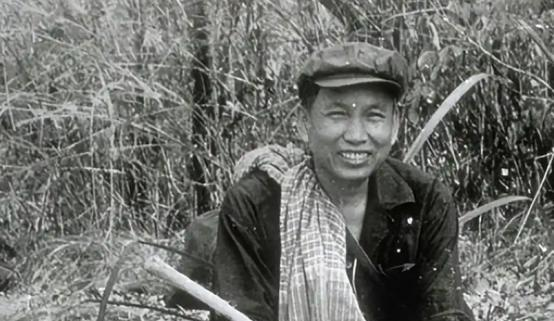
#> input picture 计算机视觉/exp5/bobo.jpeg, 554 x 321 px; its folder holds 5 pictures in this run
$ python '目标检测.py'
#> lines starting #> are read from the running program, lines starting #| are printed output that depends on the picture; after the words box and inside, x2 and y2 are one past the last pixel; in counts of white or black regions, pixels touching at a corner belong together
import cv2
import os
import sys
import numpy as np
import urllib.request
import tempfile

print("=" * 60)
print("人脸检测程序启动")
print("=" * 60)

# 创建临时目录用于存放下载的XML文件
TEMP_DIR = tempfile.mkdtemp(prefix="opencv_data_")
print(f"临时目录: {TEMP_DIR}")

# 设置项目目录
PROJECT_DIR = r"D:\学习\学校\专业课\计算机视觉\exp5"
print(f"项目目录: {PROJECT_DIR}")

# 尝试切换到项目目录
try:
    os.chdir(PROJECT_DIR)
    print(f"当前工作目录: {os.getcwd()}")
    print(f"目录内容: {os.listdir('.')}")
except Exception as e:
    print(f"切换目录失败: {str(e)}")
    print(f"当前工作目录: {os.getcwd()}")

# Haar级联文件URL (GitHub直链)
XML_URL = "https://raw.githubusercontent.com/opencv/opencv/4.x/data/haarcascades/haarcascade_frontalface_default.xml"
XML_PATH = os.path.join(TEMP_DIR, "haarcascade_frontalface_default.xml")
print(f"XML文件路径: {XML_PATH}")


def download_file(url, save_path):
    """下载文件并保存"""
    try:
        print(f"正在下载文件: {url}")
        urllib.request.urlretrieve(url, save_path)
#> (this line was passed over: the network is not available in this run)
        print(f"✅ 文件下载成功: {save_path}")

        # 验证文件大小
        file_size = os.path.getsize(save_path)
        print(f"文件大小: {file_size / 1024:.1f} KB")
        if file_size < 900 * 1024:  # 小于900KB可能不完整
            raise ValueError("文件大小异常，可能下载不完整")

        return True
    except Exception as e:
        print(f"❌ 下载失败: {str(e)}")
        return False


def load_classifier():
    """加载分类器 - 使用多种方法确保成功"""
    # 方法1：使用下载的文件
    if os.path.exists(XML_PATH):
        cascade = cv2.CascadeClassifier(XML_PATH)
        if not cascade.empty():
            print("✅ 使用下载的分类器文件")
            return cascade

    # 方法2：使用其他备选分类器
    alt_classifiers = [
        'haarcascade_frontalface_alt.xml',
        'haarcascade_frontalface_alt2.xml',
        'haarcascade_frontalface_alt_tree.xml'
    ]

    # 尝试在多个可能的位置查找
    search_paths = [
        os.path.join(os.path.dirname(cv2.__file__), 'data') if hasattr(cv2, '__file__') else '',
        os.path.join(sys.prefix, 'Lib', 'site-packages', 'cv2', 'data'),
        TEMP_DIR
    ]

    print("\n搜索备选分类器...")
    for path in search_paths:
        if not os.path.exists(path):
            continue

        print(f"搜索路径: {path}")
        files = os.listdir(path)
        print(f"文件列表: {files}")

        for classifier in alt_classifiers:
            test_path = os.path.join(path, classifier)
            if os.path.exists(test_path):
                print(f"尝试加载: {test_path}")
                cascade = cv2.CascadeClassifier(test_path)
                if not cascade.empty():
                    print(f"✅ 使用备选分类器: {classifier}")
                    return cascade

    return None


# 下载分类器文件（如果不存在）
if not os.path.exists(XML_PATH):
    download_file(XML_URL, XML_PATH)
else:
    print(f"XML文件已存在: {XML_PATH}")

# 尝试加载分类器
face_cascade = load_classifier()

# 如果仍然失败，尝试重新安装OpenCV
if face_cascade is None or face_cascade.empty():
    print("\n❌ 无法加载分类器，尝试重新安装OpenCV...")
    try:
        import subprocess
        import sys

        # 获取当前Python解释器路径
        python_exe = sys.executable
        if not python_exe:
            raise ValueError("无法获取Python解释器路径")

        # 获取pip路径
        pip_path = os.path.join(os.path.dirname(python_exe), 'pip.exe')
        if not os.path.exists(pip_path):
            pip_path = os.path.join(os.path.dirname(python_exe), 'Scripts', 'pip.exe')

        print(f"Python路径: {python_exe}")
        print(f"pip路径: {pip_path}")

        # 卸载现有OpenCV
        print("卸载OpenCV...")
        subprocess.run([pip_path, 'uninstall', '-y', 'opencv-python', 'opencv-python-headless'], check=True)

        # 安装指定版本OpenCV
        print("安装OpenCV 4.5.5...")
        subprocess.run([pip_path, 'install', 'opencv-python-headless==4.5.5.64'], check=True)

        # 重试加载分类器
        import cv2

        face_cascade = cv2.CascadeClassifier(cv2.data.haarcascades + 'haarcascade_frontalface_default.xml')

        if face_cascade.empty():
            raise RuntimeError("重新安装后仍然无法加载分类器")

        print("✅ OpenCV重新安装成功，分类器加载完成")
    except Exception as e:
        print(f"❌ 重新安装失败: {str(e)}")
        print("\n请手动执行以下命令:")
        print(f"  {pip_path} uninstall -y opencv-python opencv-python-headless")
        print(f"  {pip_path} install opencv-python-headless==4.5.5.64")
        exit(1)


# 人脸检测函数
def detect_and_save(image_path):
    """检测人脸并保存结果"""
    try:
        print(f"\n处理图像: {image_path}")

        # 检查图片是否存在
        if not os.path.exists(image_path):
            print(f"❌ 图片不存在: {image_path}")
            return None, 0

        # 读取图像
        img = cv2.imread(image_path)
        if img is None:
            print(f"❌ 无法读取图片: {image_path}")
            return None, 0

        # 处理PNG透明通道
        if len(img.shape) == 3 and img.shape[2] == 4:
            img = cv2.cvtColor(img, cv2.COLOR_BGRA2BGR)

        # 转为灰度图
        gray = cv2.cvtColor(img, cv2.COLOR_BGR2GRAY)

        # 人脸检测（自适应参数）
        scale_factor = 1.05
        min_neighbors = 5
        min_size = (30, 30)

        print(f"检测参数: scaleFactor={scale_factor}, minNeighbors={min_neighbors}, minSize={min_size}")

        faces = face_cascade.detectMultiScale(
            gray,
            scaleFactor=scale_factor,
            minNeighbors=min_neighbors,
            minSize=min_size
        )

        print(f"检测到 {len(faces)} 个人脸")

        # 绘制矩形框
        for (x, y, w, h) in faces:
            cv2.rectangle(img, (x, y), (x + w, y + h), (0, 255, 0), 2)

        # 保存结果
        filename, ext = os.path.splitext(image_path)
        output_path = f"{filename}_result{ext}"
        cv2.imwrite(output_path, img)
        print(f"✅ 结果保存至: {output_path}")

        # 显示结果（2秒）
        cv2.imshow('检测结果', img)
        cv2.waitKey(2000)
        cv2.destroyAllWindows()

        return output_path, len(faces)
    except Exception as e:
        print(f"❌ 处理图像时出错: {str(e)}")
        return None, 0


# 要处理的图像列表
image_files = [
    'bobo.jpeg',
    'ljfd.jpeg',
    'ln.jpeg',
    'ysl.jpg',
    'bg.jpeg'
]

# 检查图像是否存在
valid_images = []
for img in image_files:
    if os.path.exists(img):
        valid_images.append(img)
        print(f"✅ 找到图像: {img}")
    else:
        print(f"❌ 图像不存在: {img}")

if not valid_images:
    print("\n❌ 错误: 没有找到任何图像文件")
    print("当前目录内容:")
    for f in os.listdir('.'):
        print(f" - {f}")
    exit(1)

# 处理所有图像
total_faces = 0
print("\n" + "=" * 50)
print(f"开始处理 {len(valid_images)} 张图像")
print("=" * 50)

results = []
for img_path in valid_images:
    result, faces = detect_and_save(img_path)
#> in detect_and_save, img is the input picture: shape (321, 554, 3); mean B, G, R 107.9, 111.7, 110.3
#> in detect_and_save, `faces = face_cascade.detectMultiScale( gray, scaleFactor=scale_factor,..`: faces = [[309, 78, 94, 94]]
#| 检测到 1 个人脸
#> the loop in detect_and_save, `for (x, y, w, h) in faces:` made 1 pass
#> after the loop in detect_and_save, `for (x, y, w, h) in faces:`:
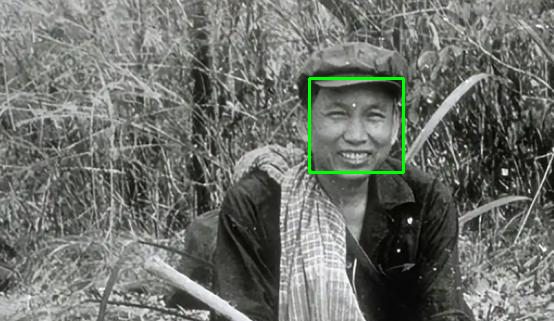
#> img: shape (321, 554, 3); 0.63% of pixels changed, all inside (x1, y1, x2, y2) = (308, 77, 405, 174)
#> result = 'bobo_result.jpeg'; faces = 1
    if result:
        results.append((result, faces))
        total_faces += faces
#> total_faces = 1
#> pass 2 of the loop `for img_path in valid_images:`:
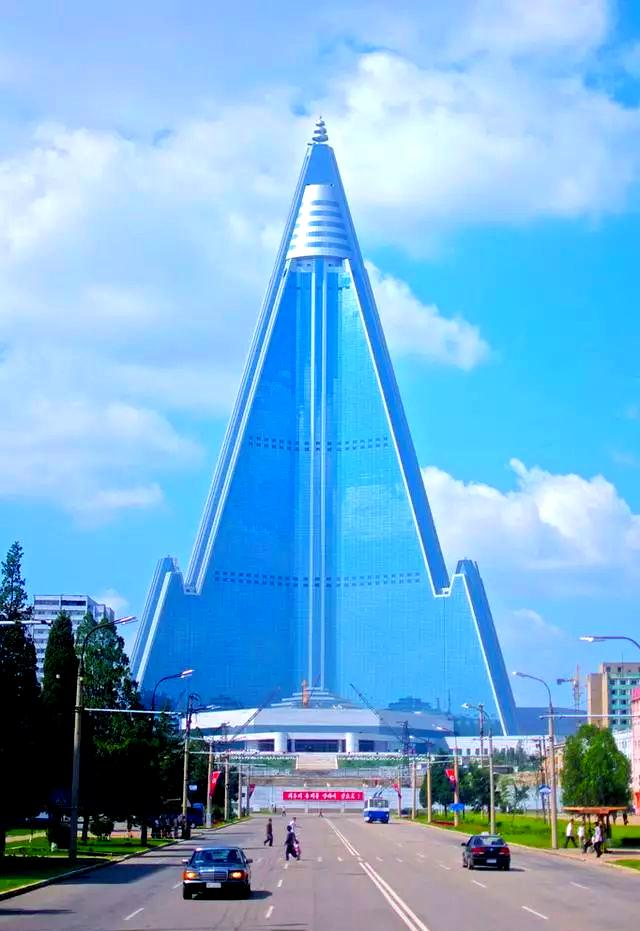
#> input picture 计算机视觉/exp5/ljfd.jpeg, 640 x 931 px
#> in detect_and_save, img is the input picture: shape (931, 640, 3); mean B, G, R 214.2, 173.5, 117.5
#> in detect_and_save (call 2), `gray = cv2.cvtColor(img, cv2.COLOR_BGR2GRAY)`:
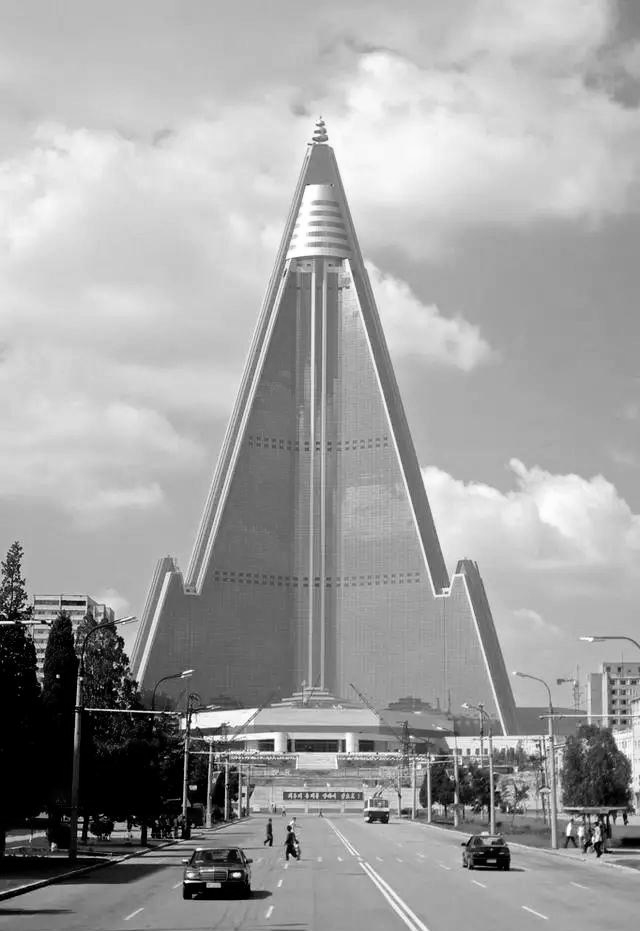
#> gray: shape (931, 640); min 0, max 255, mean 161.4
#> in detect_and_save (call 2), `faces = face_cascade.detectMultiScale( gray, scaleFactor=scale_factor,..`: faces = ()
#| 检测到 0 个人脸
#> `result, faces = detect_and_save(img_path)`: result = 'ljfd_result.jpeg'; faces = 0
#> pass 3 of the loop `for img_path in valid_images:`:
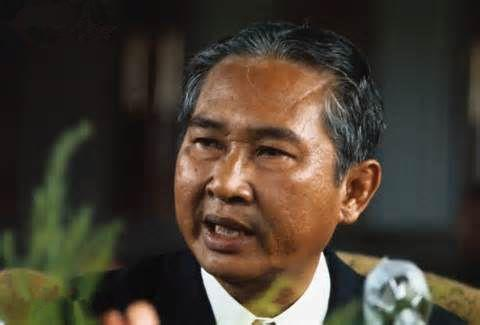
#> input picture 计算机视觉/exp5/ln.jpeg, 480 x 325 px
#> in detect_and_save, img is the input picture: shape (325, 480, 3); mean B, G, R 49.8, 61.5, 70.8
#> in detect_and_save (call 3), `gray = cv2.cvtColor(img, cv2.COLOR_BGR2GRAY)`:
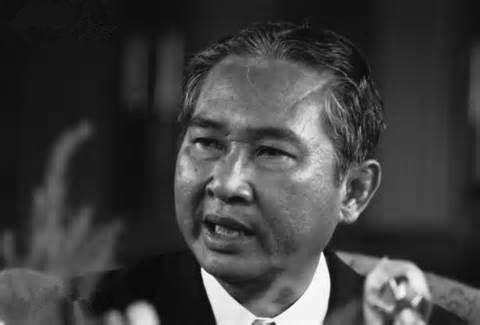
#> gray: shape (325, 480); min 1, max 255, mean 63
#> in detect_and_save (call 3), `faces = face_cascade.detectMultiScale( gray, scaleFactor=scale_factor,..`: faces = [[135, 67, 200, 200]]
#| 检测到 1 个人脸
#> the loop in detect_and_save (call 3), `for (x, y, w, h) in faces:` made 1 pass
#> after the loop in detect_and_save (call 3), `for (x, y, w, h) in faces:`:
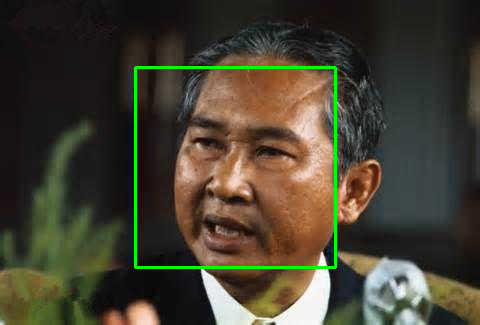
#> img: shape (325, 480, 3); 1.54% of pixels changed, all inside (x1, y1, x2, y2) = (134, 66, 337, 269)
#> `result, faces = detect_and_save(img_path)`: result = 'ln_result.jpeg'; faces = 1
#> total_faces = 2
#> the loop made 5 passes; the first 3 are shown

# 打印最终报告
print("\n" + "=" * 60)
print("人脸检测报告")
print("=" * 60)
print(f"处理图像数量: {len(valid_images)}")
print(f"检测到人脸总数: {total_faces}")
print("\n结果文件:")
for result, faces in results:
    print(f" - {result} (检测到 {faces} 张人脸)")

print("\n" + "=" * 60)
print("程序执行完成")
print("=" * 60)

# 提示用户打开结果目录
print(f"\n请手动打开结果目录:")
print(PROJECT_DIR)
